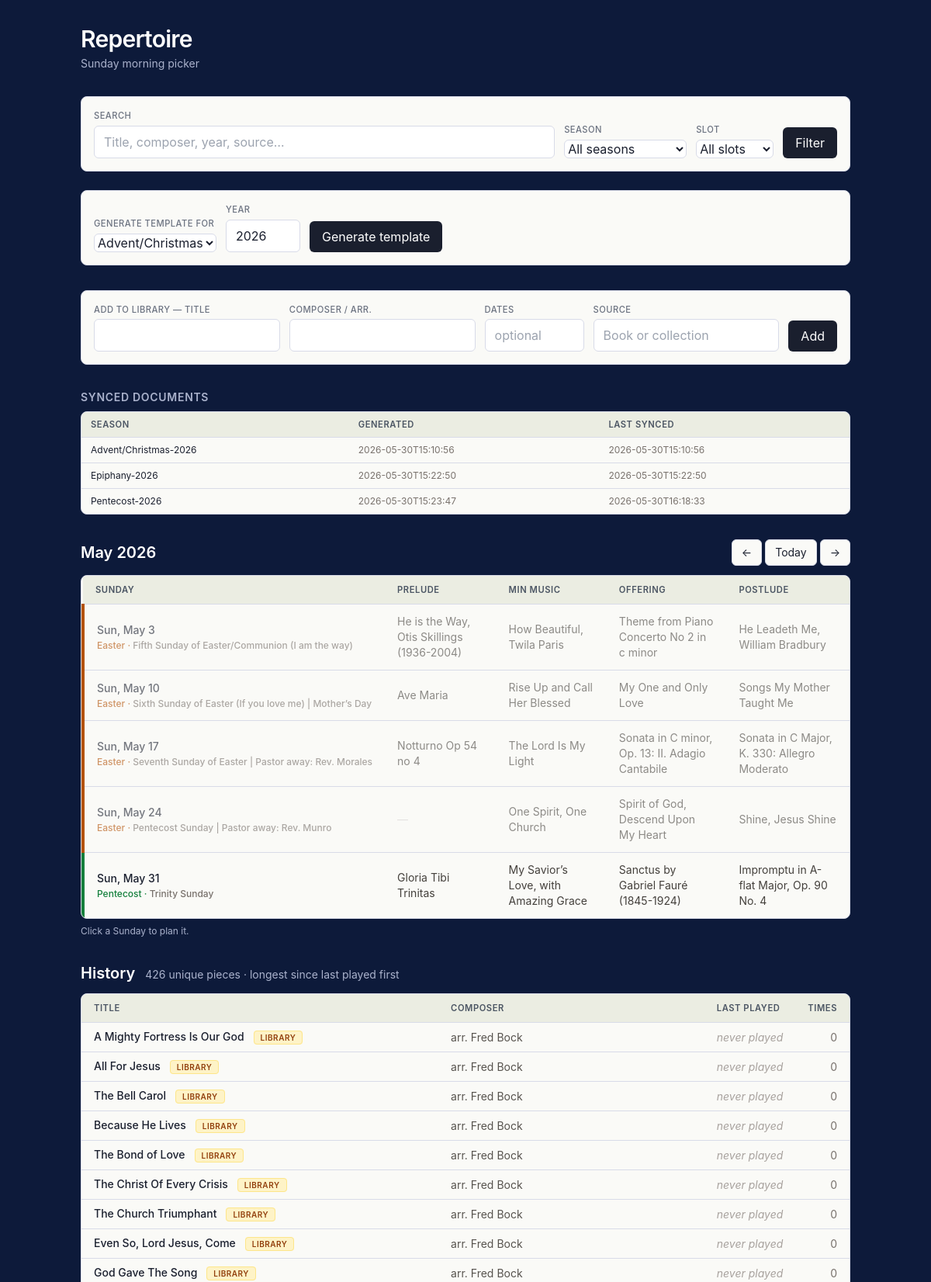
The page / (upper part) on the database its author committed.
### tables this page shows
CREATE TABLE doc_paths (
        season_year TEXT PRIMARY KEY,
        doc_path TEXT NOT NULL,
        generated_at TEXT NOT NULL,
        last_synced_at TEXT
    );

CREATE TABLE pieces (
            id INTEGER PRIMARY KEY AUTOINCREMENT,
            season TEXT, lectionary_year TEXT, calendar_year INTEGER,
            date TEXT, occasion TEXT, slot TEXT, performer TEXT,
            chosen_by TEXT, title TEXT, composer TEXT, composer_dates TEXT,
            hymn_no TEXT, flag TEXT, source_file TEXT,
            status TEXT DEFAULT 'played'
        , library_only INTEGER DEFAULT 0);

### music_picker/routes.py (the view)
@bp.route('/')
def index():
    season = request.args.get('season', '')
    slot = request.args.get('slot', '')
    search_q = request.args.get('q', '').strip()
    month_param = request.args.get('month', '')
    today = date_class.today()
    if month_param:
        try:
            y_str, m_str = month_param.split('-')
            view_year, view_month = int(y_str), int(m_str)
        except (ValueError, AttributeError):
            view_year, view_month = today.year, today.month
    else:
        view_year, view_month = today.year, today.month
    pmy, pmm = prev_month(view_year, view_month)
    nmy, nmm = next_month(view_year, view_month)
    sundays_list = []
    for d in sundays_in_month(view_year, view_month):
        summary = get_sunday_summary(d)
        sundays_list.append({
            'iso': d.isoformat(),
            'display': d.strftime('%a, %b %-d'),
            'is_today': d == today,
            'is_past': d < today,
            'pieces': summary['pieces'],
            'occasion': summary['occasion'],
            'season': season_for_date(d),
        })
    today_tuple = (today.year, today.month, today.day)
    all_mine = get_db().execute("SELECT * FROM pieces WHERE chosen_by='Michael'").fetchall()
    library_rows = [r for r in all_mine if is_library(r)]
    played = [r for r in all_mine if (not is_library(r)) and to_sortable_date(r) < today_tuple]
    if season:
        played = [r for r in played if r['season'] == season]
    if slot:
        played = [r for r in played if r['slot'] == slot]
    if search_q:
        played = [r for r in played if matches_search(dict(r), search_q)]
        library_rows = [r for r in library_rows if matches_search(dict(r), search_q)]
    seen = {}
    for r in played:
        if r['title'] not in seen:
            seen[r['title']] = {'row': r, 'count': 0, 'last': (0, 0, 0)}
        seen[r['title']]['count'] += 1
        d = to_sortable_date(r)
        if d > seen[r['title']]['last']:
            seen[r['title']]['last'] = d
    played_titles = set(seen.keys())
    unique_rows = []
    for r in library_rows:
        if r['title'] in played_titles:
            continue
        unique_rows.append({
            'title': r['title'],
            'composer': r['composer'] or '',
            'last_played': (0, 0, 0),
            'last_played_str': '',
            'times': 0,
            'library': True,
        })
    played_out = [{
        'title': v['row']['title'],
        'composer': v['row']['composer'],
        'last_played': v['last'],
        'last_played_str': format_last_played(v['last']),
        'times': v['count'],
        'library': False,
    } for v in seen.values()]
    played_out.sort(key=lambda r: r['last_played'])
    unique_rows.extend(played_out)
    doc_status_rows = get_db().execute(
        "SELECT season_year, generated_at, last_synced_at FROM doc_paths ORDER BY season_year"
    ).fetchall()
    doc_status = {r['season_year']: dict(r) for r in doc_status_rows}
    return render_template(
        'index.html',
        rows=unique_rows,
        count=len(unique_rows),
        sundays=sundays_list,
        month_label=f"{MONTH_NAMES[view_month]} {view_year}",
        prev_month_iso=f"{pmy:04d}-{pmm:02d}",
        next_month_iso=f"{nmy:04d}-{nmm:02d}",
        seasons=SEASONS,
        slots=SLOTS,
        season=season,
        slot=slot,
        search_q=search_q,
        default_year=date_class.today().year,
        doc_status=doc_status,
        season_palette=season_palette,
    )

### music_picker/calendar_utils.py (called while the page is built)
def to_sortable_date(r):
    year = r['calendar_year'] or 0
    mon_str, _, day_str = (r['date'] or '').partition(' ')
    return (year, MONTHS.get(mon_str, 0), int(day_str) if day_str.isdigit() else 0)

def format_last_played(t):
    year, month, _ = t
    if not year:
        return ''
    return f"{['','Jan','Feb','Mar','Apr','May','Jun','Jul','Aug','Sep','Oct','Nov','Dec'][month]} {year}"

def sundays_in_month(year, month):
    _, last_day = monthrange(year, month)
    out = []
    for day in range(1, last_day + 1):
        d = date_class(year, month, day)
        if d.weekday() == 6:
            out.append(d)
    return out

def prev_month(year, month):
    if month == 1:
        return year - 1, 12
    return year, month - 1

def next_month(year, month):
    if month == 12:
        return year + 1, 1
    return year, month + 1

### music_picker/constants.py (called while the page is built)
def season_palette(season):
    return SEASON_COLORS.get(season, SEASON_COLORS['Pentecost'])

### music_picker/db.py (called while the page is built)
def get_db():
    if 'db' not in g:
        g.db = sqlite3.connect(current_app.config['DB_PATH'])
        g.db.row_factory = sqlite3.Row
    return g.db

### music_picker/services.py (called while the page is built)
def is_library(r):
    try:
        return bool(r['library_only'])
    except (KeyError, IndexError):
        return False

def get_sunday_summary(d):
    date_str = f'{MONTHS_REV[d.month]} {d.day:02d}'
    rows = get_db().execute(
        "SELECT * FROM pieces WHERE calendar_year=? AND date=?",
        (d.year, date_str),
    ).fetchall()
    pieces = {s: '' for s in SLOTS}
    occasion = ''
    for r in rows:
        if is_library(r):
            continue
        if r['slot'] in SLOTS and r['chosen_by'] == 'Michael':
            pieces[r['slot']] = r['title']
        if r['occasion'] and not occasion:
            occasion = r['occasion']
    return {'pieces': pieces, 'occasion': occasion}

### music_picker/templates/index.html (shortened to what this page needs)
<!doctype html>
<html lang="en">
<head>
  <script src="https://cdn.tailwindcss.com"></script>
</head>
<body>
<div class="max-w-5xl mx-auto px-4 py-8">
  <header class="mb-8">
    <h1 class="text-3xl font-semibold tracking-tight text-on-dark">Repertoire</h1>
    <p class="text-on-dark-muted mt-1 text-sm">Sunday morning picker</p>
  </header>
  <form method="get" class="card flex flex-wrap items-end gap-3 mb-6 p-4">
    <div class="flex-1 min-w-[200px]">
      <label class="label-tiny block mb-1">Search</label>
      <input type="text" name="q" value="{{ search_q or '' }}" placeholder="Title, composer, year, source…" class="w-full">
    </div>
    <div>
      <label class="label-tiny block mb-1">Season</label>
      <select name="season">
        <option value="">All seasons</option>
      </select>
    </div>
    <div>
      <label class="label-tiny block mb-1">Slot</label>
      <select name="slot">
        <option value="">All slots</option>
      </select>
    </div>
    <button type="submit" class="btn-dark">Filter</button>
  </form>
  <form method="post" action="/generate" class="card flex flex-wrap items-end gap-3 mb-8 p-4">
    <div>
      <label class="label-tiny block mb-1">Generate template for</label>
      <select name="season">{% for s in seasons %}<option value="{{ s }}">{{ s }}</option>{% endfor %}</select>
    </div>
    <div>
      <label class="label-tiny block mb-1">Year</label>
      <input type="number" name="year" value="{{ default_year }}" min="2020" max="2035" class="w-24">
    </div>
    <button type="submit" class="btn-dark">Generate template</button>
  </form>
<form method="post" action="/library/add" class="card flex flex-wrap items-end gap-3 mb-8 p-4">
  <div class="flex-1 min-w-[180px]">
    <label class="label-tiny block mb-1">Add to library — Title</label>
    <input type="text" name="title" required class="w-full">
  </div>
  <div class="flex-1 min-w-[160px]">
    <label class="label-tiny block mb-1">Composer / arr.</label>
    <input type="text" name="composer" class="w-full">
  </div>
  <div>
    <label class="label-tiny block mb-1">Dates</label>
    <input type="text" name="composer_dates" placeholder="optional" class="w-32">
  </div>
  <div class="flex-1 min-w-[160px]">
    <label class="label-tiny block mb-1">Source</label>
    <input type="text" name="source_file" placeholder="Book or collection" class="w-full">
  </div>
  <button type="submit" class="btn-dark">Add</button>
</form>
  {% if doc_status %}
  <section class="mb-8">
    <h2 class="text-sm font-semibold text-on-dark-muted mb-2 uppercase tracking-wider">Synced documents</h2>
    <div class="card overflow-hidden">
      <table class="w-full text-xs">
        <thead><tr><th class="text-left px-3 py-2">Season</th><th class="text-left px-3 py-2">Generated</th><th class="text-left px-3 py-2">Last synced</th></tr></thead>
        <tbody>
          {% for key, info in doc_status.items() %}
          <tr><td class="px-3 py-2">{{ key }}</td><td class="px-3 py-2 text-stone-500">{{ info.generated_at }}</td><td class="px-3 py-2 text-stone-500">{{ info.last_synced_at }}</td></tr>
          {% endfor %}
        </tbody>
      </table>
    </div>
  </section>
  {% endif %}
  <section class="mb-8">
    <div class="flex items-center justify-between mb-3">
      <h2 class="text-xl font-semibold text-on-dark">{{ month_label }}</h2>
      <div class="flex items-center gap-1">
        <a href="/?month={{ prev_month_iso }}" class="btn-secondary text-sm" title="Previous month">←</a>
        <a href="/" class="btn-secondary text-sm">Today</a>
        <a href="/?month={{ next_month_iso }}" class="btn-secondary text-sm" title="Next month">→</a>
      </div>
    </div>
    <div class="card overflow-hidden">
      <table class="w-full text-sm">
        <thead><tr><th class="text-left px-4 py-2">Sunday</th><th class="text-left px-4 py-2">Prelude</th><th class="text-left px-4 py-2">Min Music</th><th class="text-left px-4 py-2">Offering</th><th class="text-left px-4 py-2">Postlude</th></tr></thead>
        <tbody>
          {% for s in sundays %}
          {% set p = season_palette(s.season) %}
          <tr class="cursor-pointer{% if s.is_past %} opacity-60{% endif %}"
              style="border-left: 4px solid {{ p.accent }};"
              onclick="window.location='/plan/{{ s.iso }}'">
            <td class="px-4 py-3 whitespace-nowrap font-medium">
              <a href="/plan/{{ s.iso }}" class="link {% if s.is_today %}font-semibold{% endif %}" {% if s.is_today %}style="color: {{ p.accent }};"{% endif %}>
                {{ s.display }}{% if s.is_today %} · today{% endif %}
              </a>
              <div class="text-xs mt-0.5" style="color: {{ p.accent }};">{{ p.label }}{% if s.occasion %} · <span class="text-stone-500">{{ s.occasion }}</span>{% endif %}</div>
            </td>
            {% for slot in ['Prelude', 'Min Music', 'Offering', 'Postlude'] %}
              <td class="px-4 py-3 text-stone-700">
                {% if s.pieces[slot] %}{{ s.pieces[slot] }}{% else %}<span class="text-stone-300">—</span>{% endif %}
              </td>
            {% endfor %}
          </tr>
          {% endfor %}
        </tbody>
      </table>
    </div>
    <p class="text-xs text-on-dark-muted mt-2">Click a Sunday to plan it.</p>
  </section>
  <section>
    <h2 class="text-xl font-semibold text-on-dark mb-3">
      History
      <span class="text-on-dark-muted text-sm font-normal ml-2">{{ count }} unique pieces{% if search_q or season or slot %} matching filters{% endif %} · longest since last played first</span>
    </h2>
    <div class="card overflow-hidden">
      <table class="w-full text-sm">
        <thead><tr><th class="text-left px-4 py-2">Title</th><th class="text-left px-4 py-2">Composer</th><th class="text-left px-4 py-2">Last played</th><th class="text-right px-4 py-2">Times</th></tr></thead>
        <tbody>
          {% for r in rows %}
          <tr>
            <td class="px-4 py-2">
              <a href="/piece/{{ r.title | urlencode }}" class="font-medium link">{{ r.title }}</a>
              {% if r.library %}<span class="ml-2 badge-library">library</span>{% endif %}
            </td>
            <td class="px-4 py-2 text-stone-600">{{ r.composer }}</td>
            <td class="px-4 py-2 text-stone-500 whitespace-nowrap">
              {% if r.library %}<span class="italic text-stone-400">never played</span>{% else %}{{ r.last_played_str }}{% endif %}
            </td>
            <td class="px-4 py-2 text-right text-stone-500">{{ r.times }}</td>
          </tr>
          {% endfor %}
        </tbody>
      </table>
    </div>
  </section>
</div>
</body>
</html>

### music_picker/templates/index.html (style rules this page uses)
:root { --bg-page: #0d1a3a; --bg-page-edge: #081f62; --bg-card: #fafaf7; --bg-card-hover: #f3f4ed; --bg-card-subtle: #ebede2; --border-card: #d8dbe8; --text-on-dark: #fefefe; --text-on-dark-muted: #aab2cc; --text-primary: #1a1f2e; --text-secondary: #4b5563; --text-muted: #6b7280; --text-faint: #9ca3af; --accent-action: #b45309; --accent-action-hover: #92400e; --accent-action-soft-bg: #fef3c7; --season-advent: #7c3aed; --season-advent-bg: #f5f3ff; --season-epiphany: #0891b2; --season-epiphany-bg: #ecfeff; --season-lent: #6b21a8; --season-lent-bg: #faf5ff; --season-easter: #b45309; --season-easter-bg: #fef3c7; --season-pentecost:#15803d; --season-pentecost-bg:#f0fdf4; --library-fg: #92400e; --library-bg: #fef3c7; --library-border: #fde68a; --notice-success-bg: #d1fae5; --notice-success-fg: #065f46; --notice-success-border: #6ee7b7; --notice-warn-bg: #fef3c7; --notice-warn-fg: #78350f; --notice-warn-border: #fcd34d; --danger-fg: #b91c1c; --danger-bg: #fee2e2; --danger-border: #fca5a5; }
body { font-family: -apple-system, BlinkMacSystemFont, 'Segoe UI', sans-serif; background: var(--bg-page); color: var(--text-primary); min-height: 100vh; }
.card { background: var(--bg-card); border: 1px solid var(--border-card); border-radius: 0.5rem; }
.text-on-dark { color: var(--text-on-dark); }
.text-on-dark-muted { color: var(--text-on-dark-muted); }
.btn-secondary { background: var(--bg-card); color: var(--text-primary); border: 1px solid var(--border-card); padding: 0.375rem 0.75rem; border-radius: 0.375rem; display: inline-block; transition: background 0.15s; }
.btn-dark { background: var(--text-primary); color: var(--text-on-dark); padding: 0.5rem 1rem; border-radius: 0.375rem; display: inline-block; }
.badge-library { background: var(--library-bg); color: var(--library-fg); border: 1px solid var(--library-border); font-size: 0.625rem; font-weight: 600; text-transform: uppercase; letter-spacing: 0.05em; padding: 0.125rem 0.5rem; border-radius: 0.25rem; white-space: nowrap; }
table thead th { background: var(--bg-card-subtle); color: var(--text-secondary); font-size: 0.7rem; text-transform: uppercase; letter-spacing: 0.05em; font-weight: 600; }
tbody tr { transition: background 0.1s; }
tbody tr td { border-top: 1px solid var(--border-card); }
a.link { color: var(--text-primary); }
input[type="text"], input[type="number"], select, textarea { background: #fff; border: 1px solid var(--border-card); color: var(--text-primary); border-radius: 0.375rem; padding: 0.5rem 0.75rem; }
.label-tiny { font-size: 0.7rem; font-weight: 500; color: var(--text-muted); text-transform: uppercase; letter-spacing: 0.04em; }

### rows shown on the page
doc_paths: season_year "Advent/Christmas-2026", generated_at "2026-05-30T15:10:56", last_synced_at "2026-05-30T15:10:56"
doc_paths: season_year "Epiphany-2026", generated_at "2026-05-30T15:22:50", last_synced_at "2026-05-30T15:22:50"
doc_paths: season_year "Pentecost-2026", generated_at "2026-05-30T15:23:47", last_synced_at "2026-05-30T16:18:33"
pieces: display "Sun, May 3", label "Easter", occasion "Fifth Sunday of Easter/Communion (I am the way)", title "He is the Way, Otis Skillings (1936-2004)" "How Beautiful, Twila Paris" "Theme from Piano Concerto No 2 in c minor" "He Leadeth Me, William Bradbury"
pieces: display "Sun, May 10", label "Easter", occasion "Sixth Sunday of Easter (If you love me) | Mother’s Day", title "Ave Maria" "Rise Up and Call Her Blessed" "My One and Only Love" "Songs My Mother Taught Me"
pieces: display "Sun, May 17", label "Easter", occasion "Seventh Sunday of Easter | Pastor away: Rev. Morales", title "Notturno Op 54 no 4" "The Lord Is My Light" "Sonata in C minor, Op. 13: II. Adagio Cantabile" "Sonata in C Major, K. 330: Allegro Moderato"
pieces: display "Sun, May 24", label "Easter", occasion "Pentecost Sunday | Pastor away: Rev. Munro", title "One Spirit, One Church" "Spirit of God, Descend Upon My Heart" "Shine, Jesus Shine"
pieces: display "Sun, May 31", label "Pentecost", occasion "Trinity Sunday", title "Gloria Tibi Trinitas" "My Savior’s Love, with Amazing Grace" "Sanctus by Gabriel Fauré (1845-1924)" "Impromptu in A-flat Major, Op. 90 No. 4"
pieces: title "A Mighty Fortress Is Our God", composer "arr. Fred Bock", times "0"
pieces: title "All For Jesus", composer "arr. Fred Bock", times "0"
pieces: title "The Bell Carol", composer "arr. Fred Bock", times "0"
pieces: title "Because He Lives", composer "arr. Fred Bock", times "0"
pieces: title "The Bond of Love", composer "arr. Fred Bock", times "0"
pieces: title "The Christ Of Every Crisis", composer "arr. Fred Bock", times "0"
pieces: title "The Church Triumphant", composer "arr. Fred Bock", times "0"
pieces: title "Even So, Lord Jesus, Come", composer "arr. Fred Bock", times "0"
pieces: title "God Gave The Song", composer "arr. Fred Bock", times "0"

### other values the page prints
{{ month_label }} "May 2026"
{{ count }} "426"
form field season "Advent/Christmas"
